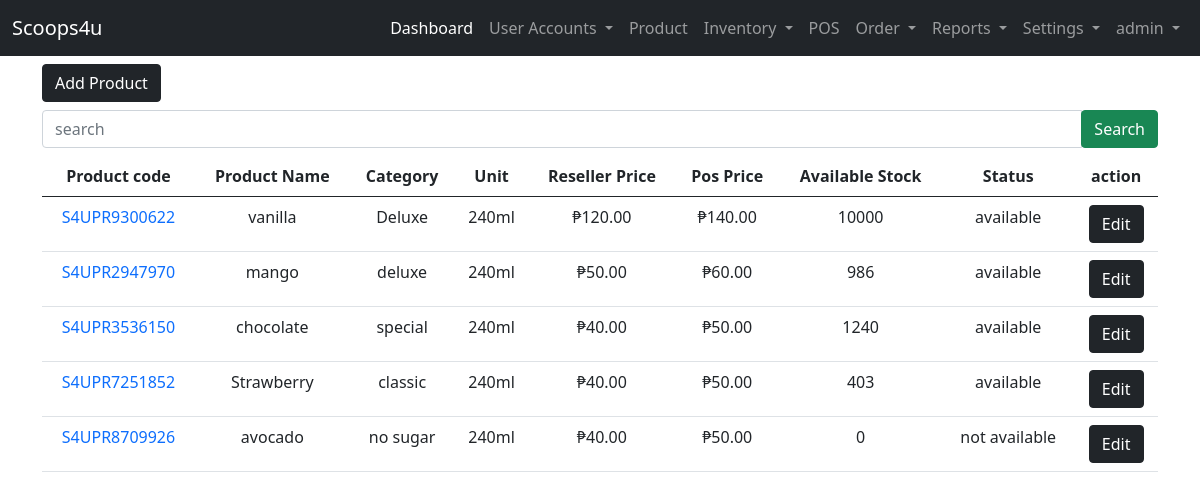
Page /user-site/product/ (signed in) on the earlier database version.
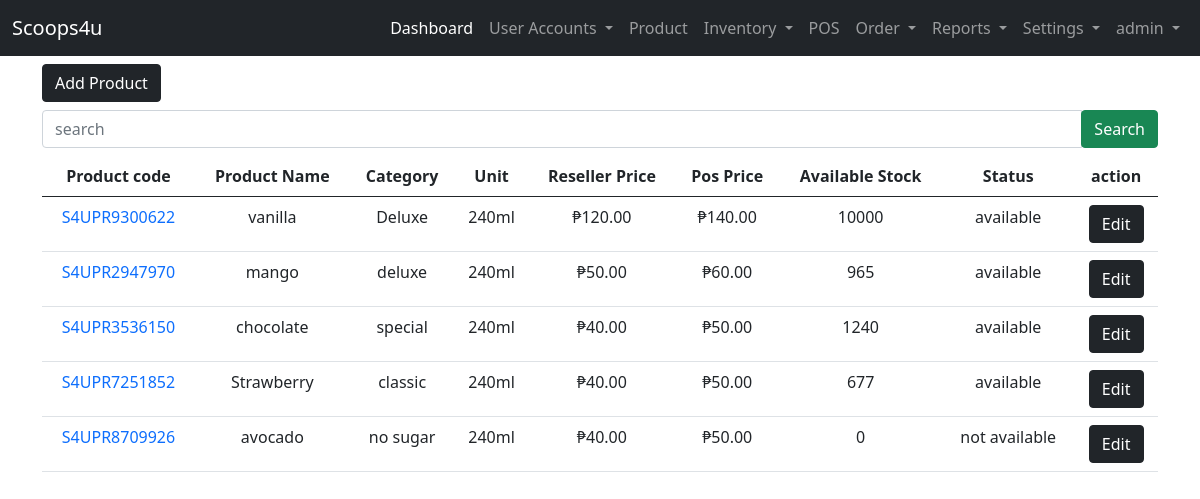
Same page on the later database version.
### landing_page/models.py (models this page shows)
class User(AbstractUser):
    ROLE = ((" "," "),("admin","admin"),("staff","staff"),("reseller","reseller"),("rider","rider"))
    STAT = ((" "," "),("active","active"),("inactive","inactive"))
    role = models.CharField(max_length=50, null=True, default=None, choices=ROLE)
    status = models.CharField(max_length=50, null=True, default=None , choices=STAT)

### admin_site/models.py (models this page shows, shortened)
class Product(models.Model):
    STATUS = (("available","available"),("not available","not available"))
    product_code =  models.CharField(unique=True, max_length=200, verbose_name='Product Code')
    product_category =  models.CharField(max_length=200, verbose_name='Category')
    product_name=  models.CharField(max_length=200, verbose_name='Product Name')
    product_unit =  models.CharField(max_length=200, verbose_name='Unit')
    product_ResellerPrice =   models.BigIntegerField(null=True, verbose_name='Reseller Price')
    product_price =   models.BigIntegerField(null=True, verbose_name='Pos Price')
    product_stock =  models.BigIntegerField(null=True, verbose_name='Available Stock')
    product_status =  models.CharField(max_length=200, choices=STATUS, verbose_name='Status')

### admin_site/views.py (the view)
# urls.py: path('product/', views.list_products, name='list_product'),
@login_required(login_url='landing_page:login')
def list_products(request):
    list_products = Product.objects.all().order_by('-id')
    context = {'list_products':list_products}
    return render(request, 'admin_site/products/product.html', context)

### templates/admin_site/products/product.html (shortened to what this page needs)
{% extends 'admin_site/base.html' %}
{% block content %}
{% load humanize %}
<a href="{% url 'admin_site:add_product' %}" class="btn btn-dark">Add Product</a>
<form action="{% url 'admin_site:search_product' %}" method="GET" class="my-2">
    <div class="input-group">
        <input type="text" class="form-control" name="search" placeholder="search" required>
        <div class="input-group-append">
            <button class="btn btn-success" type="submit">Search</button>
        </div>
    </div>
</form>
<table class="table table-hover text-center">
    <thead>
    <tr>
        <th>Product code </th>
        <th>Product Name</th>
        <th>Category</th>
        <th>Unit</th>
        <th>Reseller Price</th>
        <th>Pos Price</th>
        <th>Available Stock</th>
        <th>Status</th>
        <th>action</th>
    </tr>
    </thead>
    {% if list_products %}
    <tbody>
        {% for list in list_products %}
    <tr>
        <td><a href="{% url 'admin_site:view_product' list.id %}" class="text-decoration-none">{{ list.product_code }}</a></td>
        <td>{{ list.product_name }}</td>
        <td>{{ list.product_category }}</td>
        <td>{{ list.product_unit }}</td>
        <td>&#8369;{{ list.product_ResellerPrice|floatformat:2|intcomma  }}</td>
        <td>&#8369;{{ list.product_price|floatformat:2|intcomma}}</td>
        <td>{{ list.product_stock }}</td>
        <td>{{ list.product_status }}</td>
        <td><a href="{% url 'admin_site:edit_product' list.id %}" class="btn btn-dark">Edit</a></td>
    </tr>
        {% endfor %}
    </tbody>
    {% endif %}
</table>
{% endblock content %}

### templates/admin_site/base.html (shortened to what this page needs)
{% load static %}
<!DOCTYPE html>
<html lang="en">
<head>
    <link href="https://cdn.jsdelivr.net/npm/bootstrap@5.0.2/dist/css/bootstrap.min.css" rel="stylesheet">
    <link rel="stylesheet" href="{% static 'css/sample.css' %}">
  </head>
<body>
  {% if user.role == "admin"%}
    <nav class="navbar navbar-expand-lg navbar-dark bg-dark">
        <div class="container-fluid">
          <a class="navbar-brand" href="#">Scoops4u</a>
          <div class="collapse navbar-collapse" id="navbarNavDropdown">
            <ul class="navbar-nav ms-auto mb-2 mb-lg-0">
              <li class="nav-item">
                <a class="nav-link active" aria-current="page" href="{% url 'admin_site:dashboard'%}">Dashboard</a>
              </li>
              <li class="nav-item dropdown">
                <a class="nav-link dropdown-toggle" href="#" id="navbarDropdownMenuLink" role="button" data-bs-toggle="dropdown" aria-expanded="false">
                  User Accounts
                </a>
              </li>
              <li class="nav-item">
                <a class="nav-link" href="{%url 'admin_site:list_product' %}">Product</a>
              </li>
              <li class="nav-item dropdown">
                <a class="nav-link dropdown-toggle" href="#" id="navbarDropdownMenuLink" role="button" data-bs-toggle="dropdown" aria-expanded="false">
                  Inventory
                </a>
              </li>
              <li class="nav-item">
                <a class="nav-link" href="{%url 'admin_site:pos' %}">POS</a>
              </li>
              <li class="nav-item dropdown">
                <a class="nav-link dropdown-toggle" href="#" id="navbarDropdownMenuLink" role="button" data-bs-toggle="dropdown" aria-expanded="false">
                  Order
                </a>
              </li>
              <li class="nav-item dropdown">
                <a class="nav-link dropdown-toggle" href="#" id="navbarDropdownMenuLink" role="button" data-bs-toggle="dropdown" aria-expanded="false">
                  Reports
                </a>
              </li>
              <li class="nav-item dropdown">
                <a class="nav-link dropdown-toggle" href="#" id="navbarDropdownMenuLink" role="button" data-bs-toggle="dropdown" aria-expanded="false">
                  Settings
                </a>
              </li>
              <li class="nav-item dropdown">
                <a class="nav-link dropdown-toggle" href="#" id="navbarDropdownMenuLink" role="button" data-bs-toggle="dropdown" aria-expanded="false">
                  {{ user }}
                </a>
              </li>
            </ul>
          </div>
        </div>
      </nav>
  {% endif %}
      <div class="container">
        <div class="row mt-2">
            <div class="col-lg-12">
                {% block content %}
                {% endblock content %}
            </div>
        </div>
      </div>
</body>
</html>

Differences in the rows shown:
changed Product "S4UPR2947970": product_stock "986" → "965"
changed Product "S4UPR7251852": product_stock "403" → "677"
